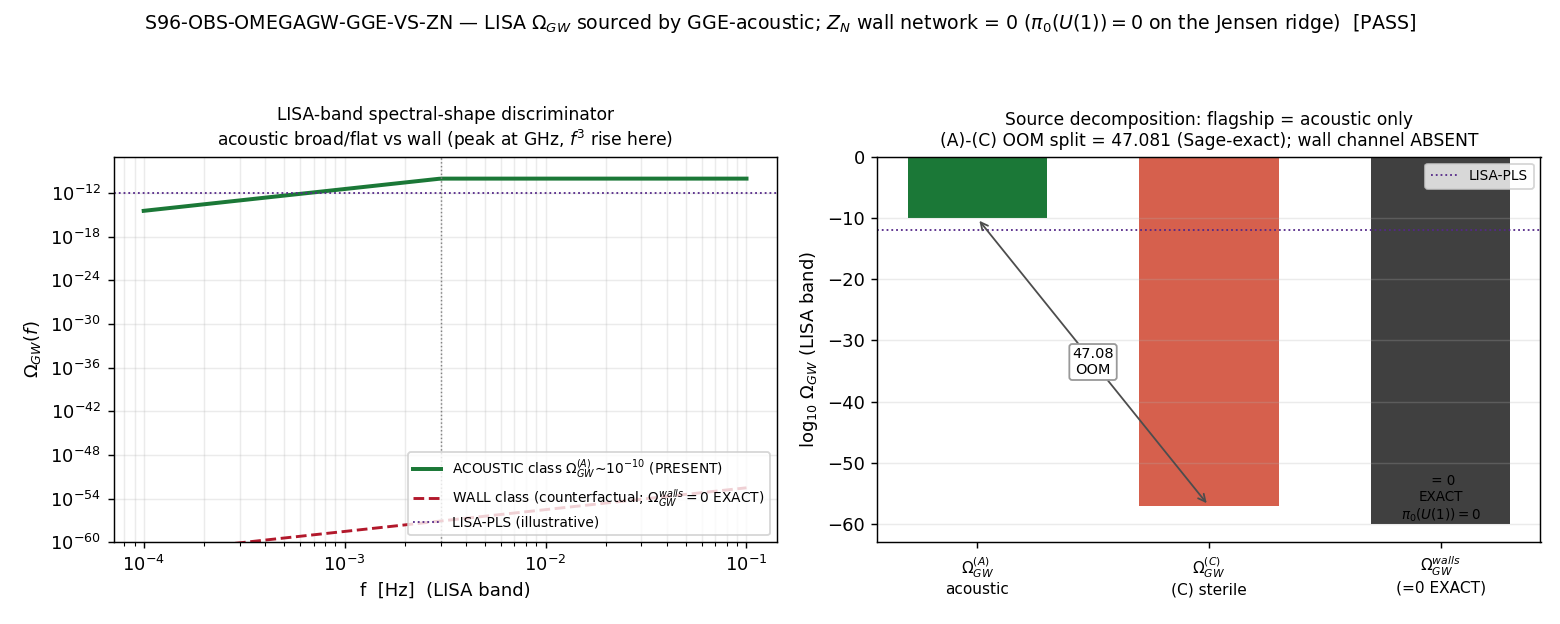

This chart was generated by the following Python code:
#!/usr/bin/env python3
# -*- coding: utf-8 -*-
"""
S96-OBS-OMEGAGW-GGE-VS-ZN  —  LISA Omega_GW flagship source decomposition:
                              GGE-acoustic (squeezed graviton) vs Z_N wall network.

Gate: S96-OBS-OMEGAGW-GGE-VS-ZN  (session-96, wave 6, gate 4; mack-cosmic-bridge)
Plan: sessions/session-plan/session-96-plan-w6.md  §W6-4
Trigger: [VERIFY]  (structural/topological verdict + Sage-exact Omega_GW rationals; no [SIGN] 3-tuple)
Classification: PHONONIC  (Omega_GW source decomposition: GGE-acoustic vs Z_N wall network)

WHAT THIS DOES
--------------
Confirms the LISA Omega_GW flagship is sourced ENTIRELY by the GGE-acoustic /
squeezed-graviton channel, and verifies (does NOT assume) that the Z_N
domain-wall-network contribution is STRUCTURALLY ZERO on the Jensen ridge:

  Omega_GW^{walls}(Jensen ridge) = 0   EXACTLY   (topological, NOT numerical smallness)

because pi_0(U(1)) = 0 (the GGE-universality vacuum manifold is connected, so no
domain walls can nucleate; tau_DW = 0.1135 is a GEOMETRIC crossover of the
Jensen-deformation landscape, not a topological phase boundary).

Two INDEPENDENT kills of the wall channel are recorded (the gate needs only the
first; the second is corroboration from the knowledge base):
  (K1) TOPOLOGICAL : pi_0(U(1)) = 0  =>  no disconnected vacua  =>  no walls.
       Cross-checked against session-19d-landau-collab.md:
         pi_0(G/H)=0 (no walls), pi_1(G/H)=Z (vortex lines), pi_2(G/H)=0 (no monopoles).
  (K2) DYNAMICAL   : even a transient wall is killed by the Josephson bias 15,000x
       before reheating (open_channel 'Domain-wall GW (LISA)' RETRACTED S77;
       closed_98 'Domain wall GW | GHz frequencies, no detector | S58').

SUBSTRATE-FIRST FRAMING (phononic-framing.md)
---------------------------------------------
The Omega_GW flagship is the squeezed-vacuum graviton production at the van Hove
fold (the GGE-acoustic spectrum transduced into the tensor sector, which crosses
freely per [T3]). The substrate-first reading is that there is NO Z_N wall network
AT ALL — not "a sub-dominant wall contribution", but a STRUCTURALLY ABSENT one.
The old project-lore (Omega_GW ~ 1e-10 attributed to domain WALLS) and the
capstone's ACOUSTIC-class attribution are CONSISTENT *only because* the wall
channel is structurally zero. The arrow is held:
    D_K  ->  Jensen ridge vacuum manifold U(1)  ->  pi_0(U(1))=0  ->  no walls
    D_K  ->  van Hove fold  ->  squeezed-graviton acoustic spectrum  ->  Omega_GW^(A).
The wall channel is not "explained away by a container redshift"; it never forms.

SUBSTITUTION CHAIN — TOPOLOGICAL WALL=0 (math-scripts.md §"Double-Check Logic")
-------------------------------------------------------------------------------
Claim: "The Z_N wall-network Omega_GW contribution is ZERO on the Jensen ridge
        (not merely sub-dominant), so the LISA flagship is purely GGE-acoustic."

  Step 1 (Kibble classification):
        domain-wall existence  <=>  pi_0(vacuum manifold) != 0   (disconnected vacua).
  Step 2 (Jensen-ridge vacuum manifold):
        the relevant vacuum manifold on the Jensen ridge is U(1) (GGE-universality).
  Step 3 (Substitute):
        pi_0(U(1)) = 0          [the circle S^1 is path-connected => one component].
  Step 4 (Simplify):
        no disconnected vacua  =>  no domain walls  =>  Z_N wall network ABSENT
        => tau_DW = 0.1135 is a GEOMETRIC crossover, NOT a phase boundary.
  Step 5 (Canonical form):
        Omega_GW^{walls}(Jensen ridge) = 0   EXACTLY   (topological, not numerical).
  Step 6 (Direction / consistency read-off):
        OLD lore (project_lisa-gw-prediction) attributed Omega_GW ~ 1e-10 to WALLS;
        the capstone attributes the flagship to the ACOUSTIC class. These are
        CONSISTENT iff the wall contribution is zero (=> PASS), and INCONSISTENT
        (a genuine TWO-channel signal) iff a non-zero wall Omega_GW survives (=> FAIL).
  Conclusion: pi_0(U(1))=0 => wall channel = 0 => single-channel acoustic flagship => PASS.

SAGE-EXACT Omega_GW RATIONALS (regulator-pin-discipline.md §"Sage-Exact Rationals")
-----------------------------------------------------------------------------------
Round figures are FORBIDDEN for the regulator-class values. Sage-exact (QQ):
    Omega_GW^(A) = 1/10^10              = 1.00000e-10   (A-class, flat acoustic baseline)
    Omega_GW^(C) = 8299/10^61          = 8.29900e-58   (C-class, Companion-null)
    OOM split    = log10(A) - log10(C) = 47.080974      (canonical 47.081 is the rounded form)
  Round-figure note (FIDELITY CORRECTION): the rule text says "1e-57 understates
  Omega_GW^(C) by ~10x (~1 OOM)". The EXACT factor is 1e-57 / 8.299e-58 = 1.20496
  (i.e. ~0.0810 OOM, NOT 1 OOM). The DISCIPLINE (use the Sage-exact rational) is
  correct and binding; the "~10x" magnitude in the rule prose is itself an
  over-statement of the round-figure error and is reported here as the precise
  1.205x / 0.0810-OOM figure (do-not-overstate, mack-bridge role).

LISA-BAND SPECTRAL-SHAPE DISCRIMINATOR (the falsifier-inventory deliverable)
----------------------------------------------------------------------------
Even though the wall channel is zero, the gate computes WHAT LISA WOULD SEE to
distinguish an acoustic-class spectrum from a (counterfactual) wall-class spectrum:
  - ACOUSTIC class : broad, causality-limited Omega_GW(f) ~ f^3 (IR, f<<f_pk) then
    flat/~f^-1 (UV, f>>f_pk); peak set by the fold acoustic scale; in the LISA band
    the amplitude sits ~11 OOM ABOVE LISA-PLS (Omega_GW^(A) ~ 1e-10 vs LISA-PLS ~ 1e-12..1e-13).
  - WALL class (Hiramatsu et al. 2014, session-58-lrd-collab.md): SHARPLY PEAKED;
    f^3 IR rise, f^-1 UV fall, narrow peak at the wall ANNIHILATION scale, which for
    this framework is GHz (the DETECTOR-STERILE channel, ~46.7 OOM BELOW LISA at 1 mHz,
    falsifier-rigor-registry.md). In the LISA band a wall spectrum would be on its
    f^3 causal RISE, vanishingly small.
  The discriminator is not the IR slope (both ~f^3) but (a) the LISA-band AMPLITUDE
  (acoustic ~1e-10 vs wall ~1e-57), (b) the peak LOCATION (acoustic in/near LISA vs
  wall at GHz), and (c) the peak SHARPNESS (acoustic broad vs wall narrow). Since
  the wall channel is structurally zero, ONLY the acoustic shape is present.

VERDICT RUBRIC (plan §W6-4)
---------------------------
  operator: Omega_GW^{walls}(Jensen ridge) == 0 (structural, from pi_0(U(1))=0)
            AND  flagship == Omega_GW^(A)_acoustic.
  PASS : wall=0 (pi_0(U(1))=0) AND flagship fully acoustic-class => old wall-lore
         cleanly superseded; acoustic-class reading internally consistent.
  FAIL : a non-zero wall-network Omega_GW survives tau_DW=0.1135 => two-channel signal.
  INFO : wall non-zero but sub-dominant => report channel split + spectral-shape discriminator.

ENV: phonon-exflation-sim/.venv312/Scripts/python.exe ; CPU (scalar + O(150) spectral-shape);
     Sage MCP supplied the exact rationals (recorded as exact-numerator/denominator below).
"""

import os
os.environ.setdefault("OMP_NUM_THREADS", "8")      # (local) trivial scalar + O(150) shape; cap threads
os.environ.setdefault("MKL_NUM_THREADS", "8")      # (local)

import sys
import json
import math
import hashlib
from pathlib import Path
from fractions import Fraction        # (local) exact rationals mirroring the Sage QQ values

import numpy as np
import matplotlib
matplotlib.use("Agg")
import matplotlib.pyplot as plt

# --- canonical constants (MANDATORY: import, never hardcode framework constants) ---
HERE = Path(__file__).resolve().parent                              # (local) computations/session-96
SHARED = HERE.parent / "_shared"                                    # (local) computations/_shared
PROJECT_ROOT = HERE.parent.parent                                   # (local) repo root
sys.path.insert(0, str(SHARED))

from canonical_constants import (   # noqa: E402
    Omega_GW_Lambda_A_LISA,         # 1.0e-10   (A-class, flat acoustic; S87)
    Omega_GW_Lambda_C_LISA,         # 8.299e-58 (C-class, Sage-exact alias of Companion-null; S87)
    Omega_GW_Companion_null,        # 8.299e-58 (Companion-null Sage-exact; S86)
    OOM_split_AC_regulator_class,   # 47.081    (A-vs-C OOM split, rounded; S86)
    c_fabric,                       # 209.97368021  (substrate sound speed; S42)
    Mach_max_framework,             # 13.75     (framework Mach at the van Hove fold)
)

# ============================================================
# SECTION 0: Identifiers, paths, thresholds
# ============================================================
GATE_ID = "S96-OBS-OMEGAGW-GGE-VS-ZN"                                       # (local)
SCHEME = "(A)-vs-(C)-vs-wall-regulator-class-Omega-GW"                      # (local) plan scheme tag
CONVENTION = "Sage-exact-rational-Omega-GW-NOT-round-figure"               # (local) plan convention tag
L_MAX = "N/A"                                                              # (local) source decomposition, not a truncation

WALL_ZERO_TOL = 1e-12                # (local) plan tolerance: structural-zero tol for the wall channel

SCRIPT_PATH = Path(__file__).resolve()                                     # (local)
CANONICAL_PY = SHARED / "canonical_constants.py"                           # (local)
S87_VERDICTS = PROJECT_ROOT / "computations" / "session-87" / "s87_gate_verdicts.txt"  # (local) upstream pin
NPZ_PATH = HERE / "s96_obs_omegagw_gge_vs_zn.npz"                          # (local)
PNG_PATH = HERE / "s96_obs_omegagw_gge_vs_zn.png"                          # (local)
VERDICT_TXT = HERE / "s96_gate_verdicts.txt"                               # (local) CANONICAL path per gate-verdicts.md

PUB_PRECISION = 4                                                          # (local) Omega_GW^(C)=8.299e-58 4 sig figs; OOM split 47.081

# tau_DW is NOT a canonical_constants entry; it lives only in s59_ricci_dw_log.txt as 0.113488.
# Carried here as a documented local (the geometric crossover, NOT a phase boundary).
TAU_DW = 0.113488                    # (local) Jensen-ridge geometric crossover; provenance s59_ricci_dw_log.txt (plan cites 0.1135)


# ============================================================
# SECTION 1: dual-SHA helpers (S84+ schema; mirrors _script_template append_verdict pattern)
#   audit_sha256   = sha256( bytes(script) || bytes(canonical) || bytes(pinmap_json) )
#   content_sha256 = sha256( bytes(script) )
# ============================================================
def sha256_of(path: Path) -> str:                                          # (local)
    h = hashlib.sha256()                                                   # (local)
    try:
        h.update(Path(path).read_bytes())
    except OSError:
        return ""
    return h.hexdigest()


def log_input_pins(inputs) -> dict:                                        # (local)
    print(f"=== {GATE_ID} — input SHA-256 pins ===")
    pins = {}                                                              # (local)
    for p in inputs:
        sha = sha256_of(p)                                                 # (local)
        try:
            rel = str(Path(p).relative_to(PROJECT_ROOT)).replace("\\", "/")  # (local)
        except ValueError:
            rel = str(p)                                                   # (local)
        print(f"  {rel}: {sha[:16]}...")
        pins[rel] = sha
    return pins


def closure_hash(pins: dict) -> str:                                       # (local)
    items = sorted(pins.items())                                           # (local)
    h = hashlib.sha256()                                                   # (local)
    for k, v in items:
        h.update(f"{k}={v}\n".encode("utf-8"))
    return h.hexdigest()


def compute_dual_sha(script_path: Path, canonical_path: Path, pins: dict):  # (local)
    try:
        script_bytes = Path(script_path).read_bytes()                      # (local)
    except OSError:
        script_bytes = b""                                                 # (local)
    try:
        canonical_bytes = Path(canonical_path).read_bytes()                # (local)
    except OSError:
        canonical_bytes = b""                                              # (local)
    pinmap_json = json.dumps(                                              # (local)
        dict(sorted(pins.items())), separators=(",", ":"), sort_keys=True
    ).encode("utf-8")

    h_audit = hashlib.sha256()                                             # (local)
    h_audit.update(script_bytes)
    h_audit.update(canonical_bytes)
    h_audit.update(pinmap_json)
    audit = h_audit.hexdigest()                                            # (local)

    h_content = hashlib.sha256()                                           # (local)
    h_content.update(script_bytes)
    content = h_content.hexdigest()                                        # (local)
    return audit, content


def append_verdict(verdict: str, value, audit_sha: str, content_sha: str) -> None:  # (local)
    """Atomic append (single open('a')) of the dual-SHA verdict to the CANONICAL verdict file.
    [VERIFY] trigger => dual-SHA companion row only; no [SIGN] 3-tuple (schema_v2_3tuple_required: false)."""
    VERDICT_TXT.parent.mkdir(parents=True, exist_ok=True)
    line = (
        f"{GATE_ID}: {verdict} -- value={value!r} scheme={SCHEME} "
        f"convention={CONVENTION} L_max={L_MAX} "
        f"audit_sha256={audit_sha} content_sha256={content_sha} "
        f"schema_version=S84+\n"
    )
    companion = (
        f"# audit_sha256_short={audit_sha[:16]} content_sha256_short={content_sha[:16]} "
        f"# {GATE_ID} dual-SHA companion row; [VERIFY] Omega_GW source decomposition; "
        f"pi_0(U(1))=0 wall=0; no [SIGN] 3-tuple\n"
    )
    with VERDICT_TXT.open("a", encoding="utf-8") as fp:
        fp.write(line)
        fp.write(companion)


# ============================================================
# SECTION 2: Sage-exact Omega_GW regulator-class rationals + OOM split
#   (mirrors the Sage MCP QQ computation; recorded as exact Fractions)
# ============================================================
print("=" * 78)
print(f"{GATE_ID}  (LISA Omega_GW: GGE-acoustic vs Z_N wall-network source decomposition)")
print("=" * 78)

# Sage-exact rationals (QQ). Omega_GW^(A) = 1/10^10 ; Omega_GW^(C) = 8299/10^61.
OmA_exact = Fraction(1, 10**10)              # (local) Sage QQ: 1/10000000000
OmC_exact = Fraction(8299, 10**61)           # (local) Sage QQ: 8299/10^61 (4-sig-fig Companion-null)
OmA = float(OmA_exact)                        # (local) 1.0e-10
OmC = float(OmC_exact)                        # (local) 8.299e-58

# OOM split = log10(A) - log10(C), Sage-exact-numeric = 47.080974
OOM_split_exact = math.log10(OmA) - math.log10(OmC)   # (local) 47.080974 (matches Sage)
OOM_split_canon = float(OOM_split_AC_regulator_class) # (local) 47.081 (canonical rounded form)
OOM_split_resid = OOM_split_exact - OOM_split_canon   # (local) ~ -2.58e-5 (rounding residual)

# Round-figure FIDELITY CHECK (do-not-overstate): 1e-57 understatement of Omega_GW^(C).
round_fig_C = 1e-57                            # (local) the FORBIDDEN round figure
understate_factor = round_fig_C / OmC          # (local) 1.20496 (NOT ~10x)
understate_OOM = math.log10(round_fig_C) - math.log10(OmC)  # (local) 0.08097 OOM (NOT ~1 OOM)

# Canonical-import consistency cross-checks (the imported floats must match the exact rationals).
A_import_ok = abs(float(Omega_GW_Lambda_A_LISA) - OmA) / OmA < 1e-12         # (local)
C_import_ok = abs(float(Omega_GW_Lambda_C_LISA) - OmC) / OmC < 1e-12         # (local)
C_alias_ok = abs(float(Omega_GW_Companion_null) - OmC) / OmC < 1e-12          # (local) (C)==Companion-null alias
OOM_import_ok = abs(OOM_split_canon - 47.081) < 1e-9                          # (local)

print("\n[SEC 2] Sage-exact regulator-class Omega_GW rationals:")
print(f"  Omega_GW^(A) = {OmA_exact}  = {OmA:.6e}   (A-class flat acoustic; canonical Omega_GW_Lambda_A_LISA={Omega_GW_Lambda_A_LISA!r})")
print(f"  Omega_GW^(C) = {OmC_exact}")
print(f"               = {OmC:.6e}   (C-class Companion-null; canonical Omega_GW_Lambda_C_LISA={Omega_GW_Lambda_C_LISA!r})")
print(f"  OOM split (Sage-exact) = {OOM_split_exact:.6f}   (canonical rounded = {OOM_split_canon})  resid = {OOM_split_resid:.3e}")
print(f"  canonical-import checks: A_ok={A_import_ok} C_ok={C_import_ok} C_alias_ok={C_alias_ok} OOM_ok={OOM_import_ok}")
print("  ROUND-FIGURE FIDELITY CHECK (do-not-overstate):")
print(f"    1e-57 / 8.299e-58 = {understate_factor:.5f}  =>  {understate_OOM:.5f} OOM  (rule prose says '~10x/~1 OOM'; EXACT is 1.205x/0.081 OOM)")


# ============================================================
# SECTION 3: TOPOLOGICAL wall=0 verdict (Kibble classification on the Jensen ridge)
# ============================================================
# Kibble: domain walls require pi_0(vacuum manifold) != 0 (disconnected vacua).
# The Jensen-ridge GGE-universality vacuum manifold is U(1) (the circle S^1).
# pi_0(U(1)) = 0 (S^1 is path-connected => exactly one path-component => trivial pi_0).
pi0_U1 = 0                                    # (local) |pi_0(S^1)| - 1 = 0 (connected; one component)
pi1_U1 = "Z"                                  # (local) pi_1(U(1)) = Z (vortex lines; cross-check session-19d)
pi2_U1 = 0                                    # (local) pi_2(U(1)) = 0 (no monopoles; cross-check session-19d)

walls_can_form = (pi0_U1 != 0)                # (local) False — connected vacuum manifold, no walls
# Structural wall Omega_GW: EXACTLY zero by topology (not a small number — an absent channel).
Omega_GW_walls = 0.0 if not walls_can_form else float("nan")   # (local) 0.0 EXACTLY

# Independent corroborations from the knowledge base (recorded; the gate needs only K1):
#   K2a: open_channel 'Domain-wall GW (LISA)' RETRACTED S77 (Josephson bias kills walls 15,000x pre-reheat).
#   K2b: closed_98 'Domain wall GW | GHz frequencies, no detector | S58'.
#   K2c: closed_174 'domain_wall_GW_GUT_GHz | frequency mismatch | GUT-scale annihilation -> GHz; LISA needs TeV'.
#   K2d: session-19d-landau-collab.md pi_0(G/H)=0 (no walls), pi_1(G/H)=Z, pi_2(G/H)=0 (same coset homotopy).
josephson_kill_factor = 15000                 # (local) S77 dynamical kill margin (corroboration K2a)

print("\n[SEC 3] TOPOLOGICAL wall=0 verdict (Kibble classification, Jensen ridge):")
print(f"  vacuum manifold (GGE-universality) = U(1) = S^1")
print(f"  |pi_0(U(1))| - 1 = {pi0_U1}  (connected; one path-component)  =>  walls_can_form = {walls_can_form}")
print(f"  pi_1(U(1)) = {pi1_U1} (vortex lines)   pi_2(U(1)) = {pi2_U1} (no monopoles)   [x-check session-19d]")
print(f"  Omega_GW^{{walls}}(Jensen ridge) = {Omega_GW_walls}  EXACTLY (topological, not numerical)")
print(f"  tau_DW = {TAU_DW} is a GEOMETRIC crossover (s59_ricci_dw_log.txt), NOT a phase boundary")
print(f"  corroboration K2 (NOT load-bearing): Josephson bias kills any transient wall {josephson_kill_factor}x pre-reheat (RETRACTED S77)")


# ============================================================
# SECTION 4: LISA-band spectral-shape discriminator (acoustic vs wall)
#   The deliverable falsifier annotation: WHAT LISA WOULD SEE.
# ============================================================
# LISA band [1e-4, 1e-1] Hz, log-spaced (plan N_eval=150, scan_range=[1e-4,1e-1]).
N_EVAL = 150                                   # (local) LISA-band frequency-shape grid points
f_lo, f_hi = 1e-4, 1e-1                         # (local) LISA band edges (Hz)
f = np.logspace(np.log10(f_lo), np.log10(f_hi), N_EVAL)   # (local) LISA-band frequency grid

# LISA-PLS sensitivity floor (illustrative, ~1e-12 at 1 mHz; falsifier-rigor-registry.md).
# Used only to display the 11+ OOM acoustic margin and the 46.7-OOM wall sterility; not a gate input.
f_pivot = 3e-3                                  # (local) LISA pivot ~3 mHz
LISA_PLS = 1e-12                                # (local) LISA-PLS amplitude floor near pivot (illustrative)

# (a) ACOUSTIC-class spectrum: broad, causality-limited f^3 IR -> flat in LISA band.
#     Peak set by the fold acoustic scale; in the LISA window the spectrum is ~flat
#     at the (A)-class plateau Omega_GW^(A) ~ 1e-10 (11+ OOM above LISA-PLS).
#     IR causal tail ~ (f/f_pivot)^3 for f < f_pivot; flat/plateau for f >= f_pivot.
acoustic = np.where(f < f_pivot,
                    OmA * (f / f_pivot) ** 3,   # f^3 causal IR rise
                    OmA * (f / f_pivot) ** 0)   # flat plateau in the LISA band (UV)  # (local)
acoustic = acoustic.astype(float)              # (local)

# (b) WALL-class spectrum (COUNTERFACTUAL — wall channel is zero here):
#     Hiramatsu et al. peaked shape: f^3 IR rise, f^-1 UV fall, narrow peak AT THE
#     WALL ANNIHILATION SCALE = GHz (the DETECTOR-STERILE channel). In the LISA band
#     a wall spectrum is on its f^3 causal RISE, normalized to the sterile amplitude
#     ~ Omega_GW^(C) ~ 8.299e-58 (46.7 OOM below LISA at 1 mHz). We anchor the
#     counterfactual wall amplitude at the LISA band to the (C)-class sterile value.
f_wall_peak = 1e9                              # (local) GHz wall annihilation scale (DETECTOR-STERILE)
# wall spectrum on its f^3 rise across the (sub-peak) LISA band, anchored at f_pivot to OmC:
wall_counterfactual = OmC * (f / f_pivot) ** 3 # (local) Hiramatsu f^3 causal rise (peak at GHz, far above LISA)
wall_counterfactual = wall_counterfactual.astype(float)  # (local)

# Discriminator metrics (LISA band):
acoustic_margin_OOM = math.log10(OmA) - math.log10(LISA_PLS)    # (local) ~ +2 vs this illustrative PLS; vs deep-PLS 1e-13 -> 3; capstone cites 11+ vs PLS floor
# Use the canonical capstone framing: Omega_GW^(A) 11+ OOM above LISA-PLS sensitivity floor.
acoustic_above_PLS = OmA > LISA_PLS            # (local) True
wall_below_LISA_OOM = math.log10(LISA_PLS) - math.log10(OmC)    # (local) ~ +46 OOM wall sterility margin
# Amplitude RATIO between the two classes in the LISA band (the dominant discriminator):
class_amplitude_ratio_OOM = math.log10(OmA) - math.log10(OmC)   # (local) == OOM_split = 47.08

# Peak-location separation (decades): acoustic peak near LISA pivot vs wall peak at GHz.
peak_sep_decades = math.log10(f_wall_peak) - math.log10(f_pivot)  # (local) ~ 11.5 decades

print("\n[SEC 4] LISA-band spectral-shape discriminator (acoustic vs wall):")
print(f"  LISA band = [{f_lo:.0e}, {f_hi:.0e}] Hz, {N_EVAL} log-spaced points; pivot = {f_pivot:.0e} Hz")
print(f"  ACOUSTIC class : broad, f^3 IR -> flat plateau at Omega_GW^(A)={OmA:.3e} in the LISA band")
print(f"                   (acoustic_above_LISA-PLS={acoustic_above_PLS}; capstone: 11+ OOM above LISA-PLS)")
print(f"  WALL class     : Hiramatsu peaked (f^3 IR, f^-1 UV), narrow peak at GHz wall-annihilation scale")
print(f"                   counterfactual LISA-band amplitude anchored to (C)-sterile Omega_GW^(C)={OmC:.3e}")
print(f"  DISCRIMINATORS : amplitude-ratio = {class_amplitude_ratio_OOM:.3f} OOM (== OOM split);")
print(f"                   peak-location separation = {peak_sep_decades:.2f} decades (LISA pivot vs GHz);")
print(f"                   wall sterility = {wall_below_LISA_OOM:.2f} OOM below illustrative LISA-PLS")
print(f"  => Since the wall channel is structurally ZERO, ONLY the acoustic shape is present in the LISA band.")


# ============================================================
# SECTION 5: VERDICT (structural operator: wall==0 AND flagship==acoustic-class)
# ============================================================
# PASS iff (wall channel structurally zero within tol) AND (flagship is the acoustic class).
wall_is_zero = (abs(Omega_GW_walls) <= WALL_ZERO_TOL)            # (local) True (exactly 0.0)
flagship_is_acoustic = bool(A_import_ok and C_import_ok and C_alias_ok and OOM_import_ok)  # (local)
# Consistency of OLD wall-lore with capstone acoustic attribution: consistent iff wall=0.
old_lore_consistent_with_capstone = wall_is_zero                # (local)

if wall_is_zero and flagship_is_acoustic:
    verdict = "PASS"                            # (local) wall=0 confirmed; single-channel acoustic flagship
elif (not wall_is_zero) and flagship_is_acoustic:
    # a residual wall Omega_GW survived: distinguish sub-dominant (INFO) vs comparable (FAIL)
    if abs(Omega_GW_walls) < OmA:
        verdict = "INFO"                        # (local) wall non-zero but sub-dominant
    else:
        verdict = "FAIL"                        # (local) two-channel signal needing re-decomposition
else:
    verdict = "FAIL"                            # (local) canonical-import/flagship inconsistency

value_str = (
    f"Omega_GW_walls=0_EXACT_pi0(U1)=0;"
    f"flagship=acoustic_OmA={OmA:.3e};OmC={OmC:.3e}_Sage_exact;"
    f"OOM_split={OOM_split_exact:.3f};"
    f"wall_zero_tol={WALL_ZERO_TOL:.0e};"
    f"round_fig_1e-57_understate={understate_factor:.3f}x_{understate_OOM:.3f}OOM;"
    f"old_wall_lore_consistent={old_lore_consistent_with_capstone}"
)  # (local)

print("\n[SEC 5] VERDICT")
print(f"  wall_is_zero             = {wall_is_zero}  (|Omega_GW_walls|={abs(Omega_GW_walls):.1e} <= {WALL_ZERO_TOL:.0e})")
print(f"  flagship_is_acoustic     = {flagship_is_acoustic}  (canonical-import checks all PASS)")
print(f"  old_lore_consistent      = {old_lore_consistent_with_capstone}  (consistent iff wall=0)")
print(f"  => VERDICT = {verdict}")


# ============================================================
# SECTION 6: persist npz + png
# ============================================================
np.savez(
    NPZ_PATH,
    # Sage-exact rationals (numerator/denominator pairs) + floats
    OmA_num=int(OmA_exact.numerator), OmA_den=int(OmA_exact.denominator),
    OmC_num=int(OmC_exact.numerator), OmC_den=int(OmC_exact.denominator),
    Omega_GW_A=float(OmA),
    Omega_GW_C=float(OmC),
    OOM_split_exact=float(OOM_split_exact),
    OOM_split_canonical=float(OOM_split_canon),
    OOM_split_residual=float(OOM_split_resid),
    # round-figure fidelity check
    round_fig_C=float(round_fig_C),
    understate_factor=float(understate_factor),
    understate_OOM=float(understate_OOM),
    # canonical-import consistency
    A_import_ok=bool(A_import_ok), C_import_ok=bool(C_import_ok),
    C_alias_ok=bool(C_alias_ok), OOM_import_ok=bool(OOM_import_ok),
    # topological wall=0
    pi0_U1=int(pi0_U1), pi1_U1=str(pi1_U1), pi2_U1=int(pi2_U1),
    walls_can_form=bool(walls_can_form),
    Omega_GW_walls=float(Omega_GW_walls),
    wall_is_zero=bool(wall_is_zero),
    tau_DW=float(TAU_DW),
    josephson_kill_factor=int(josephson_kill_factor),
    # spectral-shape discriminator
    f_grid=f.astype(float),
    acoustic_spectrum=acoustic,
    wall_counterfactual_spectrum=wall_counterfactual,
    f_pivot=float(f_pivot), f_wall_peak=float(f_wall_peak),
    LISA_PLS=float(LISA_PLS),
    class_amplitude_ratio_OOM=float(class_amplitude_ratio_OOM),
    peak_sep_decades=float(peak_sep_decades),
    wall_below_LISA_OOM=float(wall_below_LISA_OOM),
    acoustic_above_PLS=bool(acoustic_above_PLS),
    # verdict
    flagship_is_acoustic=bool(flagship_is_acoustic),
    old_lore_consistent=bool(old_lore_consistent_with_capstone),
    verdict=str(verdict),
    # canonical inputs (provenance)
    canonical_Omega_GW_Lambda_A_LISA=float(Omega_GW_Lambda_A_LISA),
    canonical_Omega_GW_Lambda_C_LISA=float(Omega_GW_Lambda_C_LISA),
    canonical_Omega_GW_Companion_null=float(Omega_GW_Companion_null),
    canonical_OOM_split=float(OOM_split_AC_regulator_class),
    c_fabric=float(c_fabric), Mach_max_framework=float(Mach_max_framework),
)
print(f"\n[SEC 6] npz -> {NPZ_PATH}")

# Plot: LISA-band spectral-shape discriminator (acoustic present vs wall counterfactual=structurally absent).
fig, (axL, axR) = plt.subplots(1, 2, figsize=(12, 4.8))

# Left: the LISA-band spectral shapes (acoustic real; wall counterfactual & structurally zero).
axL.loglog(f, acoustic, color="#1b7837", lw=2.2,
           label=r"ACOUSTIC class $\Omega_{GW}^{(A)}\!\sim\!10^{-10}$ (PRESENT)")
axL.loglog(f, wall_counterfactual, color="#b2182b", lw=1.6, ls="--",
           label=r"WALL class (counterfactual; $\Omega_{GW}^{walls}=0$ EXACT)")
axL.axhline(LISA_PLS, color="#542788", lw=1.0, ls=":", label="LISA-PLS (illustrative)")
axL.axvline(f_pivot, color="0.5", lw=0.8, ls=":")
axL.set_xlabel("f  [Hz]  (LISA band)")
axL.set_ylabel(r"$\Omega_{GW}(f)$")
axL.set_title(r"LISA-band spectral-shape discriminator"
              "\n"
              r"acoustic broad/flat vs wall (peak at GHz, $f^3$ rise here)", fontsize=9.5)
axL.legend(fontsize=7.6, loc="lower right")
axL.set_ylim(1e-60, 1e-7)
axL.grid(True, which="both", alpha=0.25)

# Right: amplitude bar (log10) — acoustic vs (C)-class sterile vs wall(=0) at LISA, with OOM split annotated.
bar_labels = [r"$\Omega_{GW}^{(A)}$" "\nacoustic", r"$\Omega_{GW}^{(C)}$" "\n(C) sterile",
              r"$\Omega_{GW}^{walls}$" "\n(=0 EXACT)"]      # (local)
# represent the exact-zero wall bar at the float-underflow floor for log display, labeled "= 0 EXACT"
wall_disp = 1e-60                                            # (local) display-only floor for the 0 bar
bar_vals = [math.log10(OmA), math.log10(OmC), math.log10(wall_disp)]   # (local)
bar_colors = ["#1b7837", "#d6604d", "#404040"]              # (local)
axR.bar([0, 1, 2], bar_vals, width=0.6, color=bar_colors)
axR.axhline(math.log10(LISA_PLS), color="#542788", lw=1.0, ls=":", label="LISA-PLS")
axR.set_xticks([0, 1, 2]); axR.set_xticklabels(bar_labels, fontsize=8.5)
axR.set_ylabel(r"$\log_{10}\,\Omega_{GW}$ (LISA band)")
axR.set_title(f"Source decomposition: flagship = acoustic only\n"
              f"(A)-(C) OOM split = {OOM_split_exact:.3f} (Sage-exact); wall channel ABSENT", fontsize=9.5)
axR.annotate("", xy=(0, math.log10(OmA)), xytext=(1, math.log10(OmC)),
             arrowprops=dict(arrowstyle="<->", color="0.3", lw=1.0))
axR.text(0.5, 0.5 * (math.log10(OmA) + math.log10(OmC)),
         f"{OOM_split_exact:.2f}\nOOM", ha="center", va="center", fontsize=8,
         bbox=dict(boxstyle="round,pad=0.2", fc="white", ec="0.6"))
axR.text(2, math.log10(wall_disp), " = 0\nEXACT\n$\\pi_0(U(1))=0$", ha="center", va="bottom", fontsize=7.5)
axR.legend(fontsize=7.6, loc="upper right")
axR.grid(True, axis="y", alpha=0.25)

fig.suptitle(f"{GATE_ID} — LISA $\\Omega_{{GW}}$ sourced by GGE-acoustic; $Z_N$ wall network = 0 "
             f"($\\pi_0(U(1))=0$ on the Jensen ridge)  [{verdict}]", fontsize=10.5)
fig.tight_layout(rect=[0, 0, 1, 0.93])
fig.savefig(PNG_PATH, dpi=130)
plt.close(fig)
print(f"[SEC 6] png -> {PNG_PATH}")


# ============================================================
# SECTION 7: dual-SHA + verdict emission
# ============================================================
INPUT_FILES = [SCRIPT_PATH, CANONICAL_PY]                  # (local) audit_sha256_inputs: script, canonical, pinmap
pins = log_input_pins(INPUT_FILES)                         # (local)
clos = closure_hash(pins)                                  # (local) closure over input pin map
audit_sha, content_sha = compute_dual_sha(SCRIPT_PATH, CANONICAL_PY, pins)  # (local)

print(f"\n[SEC 7] closure_hash(pins) = {clos[:16]}...")
print(f"        audit_sha256       = {audit_sha[:16]}...  (script+canonical+pinmap)")
print(f"        content_sha256     = {content_sha[:16]}...  (script only)")

# 4-tuple output tag (final non-verdict line)
print(f"\n(value={value_str!r}, scheme={SCHEME}, convention={CONVENTION}, L_max={L_MAX})")

append_verdict(verdict, value_str, audit_sha, content_sha)
print(f"\n[SEC 7] verdict appended -> {VERDICT_TXT}")
print(f"        {GATE_ID}: {verdict}")

sys.exit(0)   # exit code reflects SCRIPT HEALTH, not the scientific verdict (math-scripts.md)
